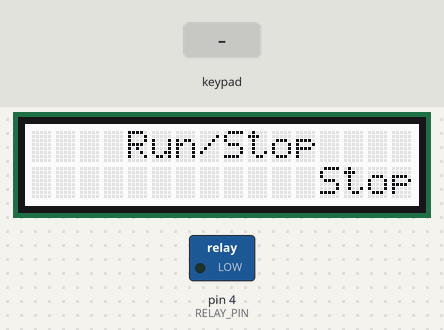
Recording of a sketch running on a simulated Arduino Uno, built with avr-gcc and run on an emulated ATmega328P. Shown: 16×2 character LCD, switched loads named in the sketch (green lamp = pin HIGH). The test bench sets the inputs (shaded band). EEPROM starts erased.

Above: at 3.4 s.
3.5 s: key 'L' pressed
At 4.5 s:
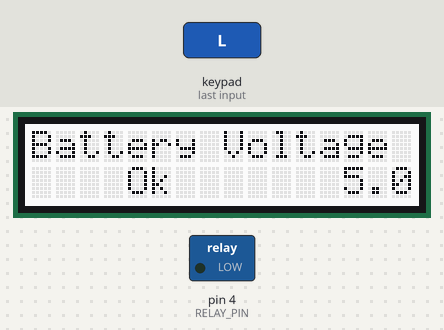
5.0 s: key 'L' pressed
At 5.7 s:
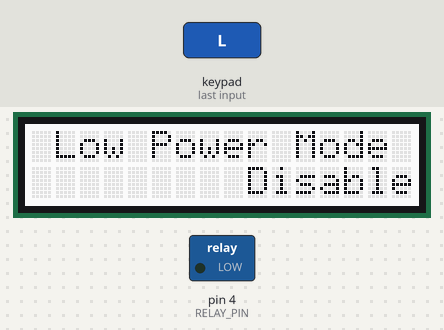
6.5 s: key 'S' pressed
At 7.4 s:
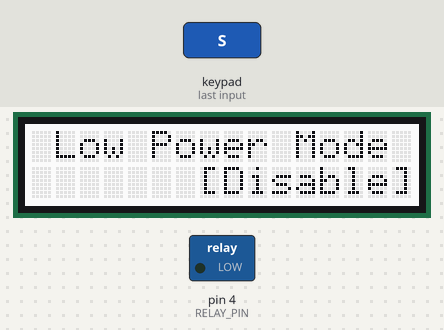
8.0 s: key 'U' pressed
At 8.5 s:
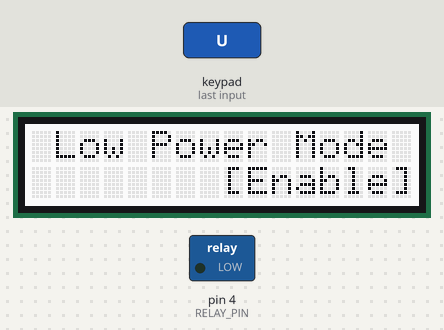
9.5 s: key 'S' pressed
At 10.5 s:
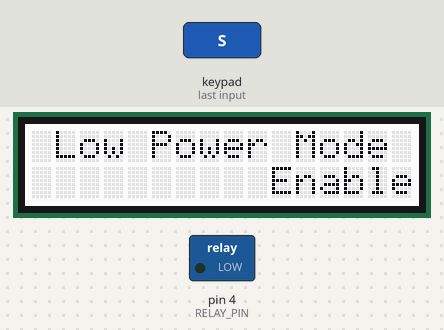
11.0 s: key 'L' pressed
At 11.4 s:
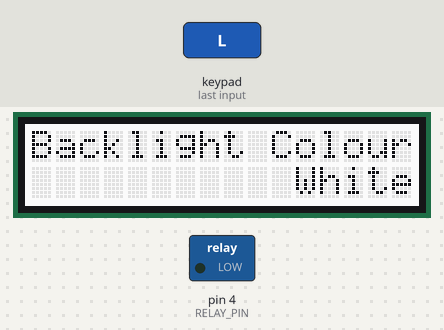
Timing chart, 0 to 13.5 s (numbered marks = the images above; inputs shaded):
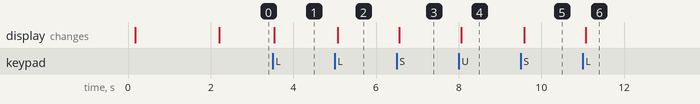

Measured:
- after the input at 3.5 s, the display: changes at once (image 1)
- after the input at 5.0 s, the display: changes after 0.08 s (image 2)
- after the input at 6.5 s, the display: changes after 0.06 s (image 3)
- after the input at 8.0 s, the display: changes after 0.06 s (image 4)
- after the input at 9.5 s, the display: changes after 0.08 s (image 5)
- after the input at 11.0 s, the display: changes after 0.07 s (image 6)

The sketch:

RemBrain_LCD.ino
```cpp
// (licence header left out)
#include <Arduino.h>
#include <EEPROM.h>
#include <TwoStateOutput.h>

#include <Wire.h>
#include <Adafruit_MCP23017.h>
#include <Adafruit_RGBLCDShield.h>

#include <avr/pgmspace.h>

#include <LCDButtons.h>
#include <ProfileBase.h>
#include <TimedProfile.h>
#include <CmdParser.h>
#include <VCC.h>
#include <AppBase.h>
#include <LCDApp.h>
#include <SerialInterface.h>
#include <LCDUnsignedItem.h>
#include <LCDProfileRepeatsItem.h>
#include <LCDProfileStartupDelayItem.h>
#include <LCDProfileShutterOpenIntervalItem.h>
#include <LCDProfileShutterClosedIntervalItem.h>
#include <LCDListItem.h>
#include <LCDToggleItem.h>
#include <LCDLowPowerItem.h>
#include <LCDRunStopItem.h>
#include <LCDBacklightColourItem.h>
#include <LCDCurrentProfileItem.h>
#include <LCDTimeItem.h>
#include <LCDBatteryItem.h>

#include <LCDItemBase.h>
#include <LCDItemCollection.h>

#define RELAY_PIN 4

#define LOW_VCC_THRESHOLD_MV  2500

// Delay between each processing loop, in milliseconds
#define UPDATE_INTERVAL   50

// Serial communications
#define BAUD_RATE 115200

// The persistent configuration data for this application
#define CONFIG_OFFSET 0

// And a relay
static TwoStateOutput Relay (RELAY_PIN, true);

// And an input voltage monitor
static Vcc VoltageMonitor (UPDATE_INTERVAL);

// Now create profile
static TimedProfile Profile1 (&Relay, 100, UPDATE_INTERVAL);

// Array of profiles - to make iteration easier. This is for ease of future
// expandability as currently we only support one profile
#define NUM_PROFILES 1

// Lists of profiles
static ProfileBase* ProfileList[NUM_PROFILES] = { &Profile1 };

// The shield uses the I2C SCL and SDA pins. On classic Arduinos
// this is Analog 4 and 5 so you can't use those for analogRead() anymore
// However, you can connect other I2C sensors to the I2C bus and share
// the I2C bus.
shen_LCD TheLCD = shen_LCD();

// Create the object that manages this application
static LCDApplication TheApp (CONFIG_OFFSET, NUM_PROFILES, ProfileList, &TheLCD);

// Make a serial interface so user can communicate with us from a computer
static SerialInterface TheSerialInterface (&TheApp, NUM_PROFILES);

//----------------------------------------------------------------------------------------
// Create string table for LCD - these need to be stored in flash because we have limited RAM
prog_char string00[] PROGMEM = "Run/Stop";
prog_char string01[] PROGMEM = "Backlight Colour";
prog_char string02[] PROGMEM = "Current Profile";
prog_char string03[] PROGMEM = "Repeats";
prog_char string04[] PROGMEM = "Startup Delay";
prog_char string05[] PROGMEM = "Shutter Open";
prog_char string06[] PROGMEM = "Shutter Closed";
prog_char string07[] PROGMEM = "Low Power Mode";
prog_char string08[] PROGMEM = "Battery Voltage";


PROGMEM const char* LCDStringTable[] =
{
  string00,
  string01,
  string02,
  string03,
  string04,
  string05,
  string06,
  string07,
  string08
};


// Create LCD items to control the application
LCDRunStopItem LCDRunStop (&TheLCD, 0, &TheApp);
LCDBacklightColourItem LCDBacklightColour (&TheLCD, 1, &TheApp);
LCDLowPowerItem LCDLowPower (&TheLCD, 7, &TheApp);
LCDBatteryItem LCDBattery (&TheLCD, 8, &VoltageMonitor);
//LCDCurrentProfileItem LCDCurrentProfile (&TheLCD, 2, &TheApp);


// Create LCD items to configure each of the programs
LCDProfileRepeatsItem Profile1Repeats (&TheLCD, 3, &Profile1);
LCDProfileStartupDelayItem Profile1StartupDelay (&TheLCD, 4, &Profile1);
LCDProfileShutterOpenIntervalItem Profile1ShutterOpenInterval (&TheLCD, 5, &Profile1);
LCDProfileShutterClosedIntervalItem Profile1ShutterClosedInterval (&TheLCD, 6, &Profile1);


// Create a top-level menu for the LCD
LCDItemBase *MenuList [] = { &LCDRunStop,
                             &Profile1Repeats, &Profile1StartupDelay, &Profile1ShutterOpenInterval, &Profile1ShutterClosedInterval,
                             &LCDBacklightColour, &LCDLowPower, &LCDBattery};
LCDItemCollection TheMenu (&TheLCD, MenuList, 8, 0, false);

// ----------------------------------------------------------------------------------------------------------------------------------
static void ServiceSerialInterface (void)
{
  TheSerialInterface.Update();
}

// ----------------------------------------------------------------------------------------------------------------------------------
void ServiceInputs(void)
{
   static unsigned char oldButtons = 0x00;

    // Service buttons
    unsigned char buttons = TheLCD.readButtons();

    // Valid presses are those that are in buttons but not in old buttons
    unsigned char newPresses = buttons & ~oldButtons;
    oldButtons = buttons;

    if (newPresses & BUTTON_UP)
    {
      TheMenu.OnUp();
    }
    else if (newPresses & BUTTON_DOWN)
    {
      TheMenu.OnDown();
    }
    else if (newPresses & BUTTON_LEFT)
    {
      TheMenu.OnLeft();
    }
    else if (newPresses & BUTTON_RIGHT)
    {
      TheMenu.OnRight();
    }
    else if (newPresses & BUTTON_SELECT)
    {
      TheMenu.OnEnter();
    }


    // Next service the serial port. It is conceivable that buttons will be pressed at the same time as a serial command is issued.
    // If this happens, the buttons will be processed first followed by the serial commands.
    ServiceSerialInterface ();

    // Update the active item on the display, just in case the terminal interface changed something or the
    // current profile execution completed.
    TheMenu.Update();

    // Finally, check battery status
    long millivolts = VoltageMonitor.Get();

    if ((millivolts < LOW_VCC_THRESHOLD_MV) && (millivolts >= 0))
    {
      TheLCD.setBacklight(YELLOW);
    }
}

// ----------------------------------------------------------------------------------------------------------------------------------
void setup()
{
  // Initialize serial communications
  Serial.begin(BAUD_RATE);

  // set up the LCD's number of rows and columns:
  TheLCD.begin(16, 2);

  char backlight = TheApp.GetBacklightColour();
  LCDBacklightColour.SetBacklightColour (backlight);

  TheLCD.clear();
  TheLCD.setCursor (0,0);
  TheLCD.print (F("  RemBrain-LCD  "));
  TheLCD.setCursor (0, 1);
  TheLCD.print (F(" Firmware V1.2  "));

  // Wait 2 seconds so users can see startup message
  delay (2000);

  TheMenu.OnEntry();

}

// ----------------------------------------------------------------------------------------------------------------------------------
void loop()
{

  // To keep the timing consistent, we subtract the time each loop takes to execute from the
  // delay until the beginning of the next loop.
  unsigned long startTime = millis();

  // Tell the application to update its processing elements.
  TheApp.Update();

  // Update the Vcc monitor
  VoltageMonitor.Update ();

  // Check all inputs to see if user is requesting we do something
  ServiceInputs();

  unsigned long endTime = millis();

  // And wait for the next time
  if ((endTime - startTime) < UPDATE_INTERVAL)
      delay (UPDATE_INTERVAL - (endTime - startTime));
}

// ----------------------------------------------------------------------------------------------------------------------------------
//This function is automatically called between repetitions of loop()
void serialEvent()
{

  while (Serial.available())
  {
    // Get the new character
    char inChar = (char)Serial.read();

    // And add it to the command processor
    TheSerialInterface.Add(inChar);
  }
}
```
